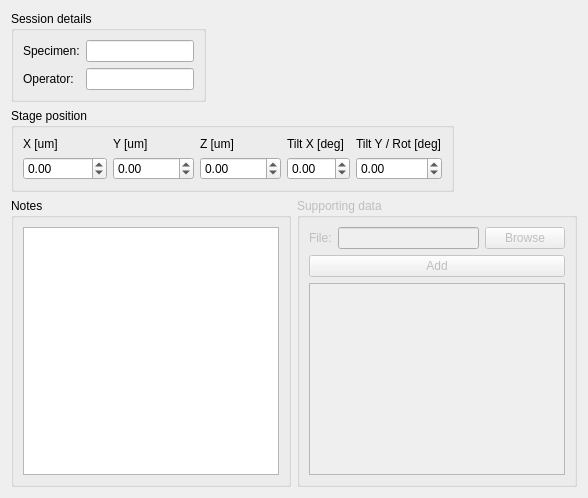
  <widget class="QWizardPage" name="wizardPage">
   <layout class="QVBoxLayout" name="verticalLayout_11">
    <item>
     <widget class="QGroupBox" name="groupBox_6">
      <property name="sizePolicy">
       <sizepolicy hsizetype="Maximum" vsizetype="Preferred">
        <horstretch>0</horstretch>
        <verstretch>0</verstretch>
       </sizepolicy>
      </property>
      <property name="title">
       <string>Session details</string>
      </property>
      <layout class="QGridLayout" name="gridLayout_6">
       <item row="3" column="1">
        <widget class="QLineEdit" name="lineEdit_3"/>
       </item>
       <item row="0" column="1">
        <widget class="QLineEdit" name="lineEdit_2"/>
       </item>
       <item row="0" column="0">
        <widget class="QLabel" name="label_4">
         <property name="text">
          <string>Specimen:</string>
         </property>
        </widget>
       </item>
       <item row="3" column="0">
        <widget class="QLabel" name="label_9">
         <property name="text">
          <string>Operator:</string>
         </property>
        </widget>
       </item>
      </layout>
     </widget>
    </item>
    <item>
     <widget class="QGroupBox" name="groupBox_9">
      <property name="sizePolicy">
       <sizepolicy hsizetype="Maximum" vsizetype="Preferred">
        <horstretch>0</horstretch>
        <verstretch>0</verstretch>
       </sizepolicy>
      </property>
      <property name="title">
       <string>Stage position</string>
      </property>
      <layout class="QGridLayout" name="gridLayout_4">
       <item row="0" column="2">
        <widget class="QLabel" name="label_12">
         <property name="text">
          <string>Z [um]</string>
         </property>
        </widget>
       </item>
       <item row="0" column="3">
        <widget class="QLabel" name="label_13">
         <property name="text">
          <string>Tilt X [deg]</string>
         </property>
        </widget>
       </item>
       <item row="2" column="3" colspan="2">
        <widget class="QDoubleSpinBox" name="doubleSpinBox_4">
         <property name="minimum">
          <double>-90.000000000000000</double>
         </property>
         <property name="maximum">
          <double>90.000000000000000</double>
         </property>
        </widget>
       </item>
       <item row="0" column="1">
        <widget class="QLabel" name="label_11">
         <property name="text">
          <string>Y [um]</string>
         </property>
        </widget>
       </item>
       <item row="2" column="0">
        <widget class="QDoubleSpinBox" name="doubleSpinBox">
         <property name="minimum">
          <double>-99999.000000000000000</double>
         </property>
         <property name="maximum">
          <double>999999.000000000000000</double>
         </property>
        </widget>
       </item>
       <item row="0" column="0">
        <widget class="QLabel" name="label_10">
         <property name="text">
          <string>X [um]</string>
         </property>
        </widget>
       </item>
       <item row="2" column="1">
        <widget class="QDoubleSpinBox" name="doubleSpinBox_2">
         <property name="minimum">
          <double>-99999.000000000000000</double>
         </property>
         <property name="maximum">
          <double>99999.000000000000000</double>
         </property>
        </widget>
       </item>
       <item row="2" column="5">
        <widget class="QDoubleSpinBox" name="doubleSpinBox_5">
         <property name="minimum">
          <double>-360.000000000000000</double>
         </property>
         <property name="maximum">
          <double>360.000000000000000</double>
         </property>
        </widget>
       </item>
       <item row="2" column="2">
        <widget class="QDoubleSpinBox" name="doubleSpinBox_3">
         <property name="minimum">
          <double>-99999.000000000000000</double>
         </property>
         <property name="value">
          <double>0.000000000000000</double>
         </property>
        </widget>
       </item>
       <item row="0" column="5">
        <widget class="QLabel" name="label_14">
         <property name="text">
          <string>Tilt Y / Rot [deg]</string>
         </property>
        </widget>
       </item>
      </layout>
     </widget>
    </item>
    <item>
     <layout class="QHBoxLayout" name="horizontalLayout_7">
      <item>
       <widget class="QGroupBox" name="groupBox_7">
        <property name="sizePolicy">
         <sizepolicy hsizetype="Maximum" vsizetype="Preferred">
          <horstretch>0</horstretch>
          <verstretch>0</verstretch>
         </sizepolicy>
        </property>
        <property name="title">
         <string>Notes</string>
        </property>
        <layout class="QVBoxLayout" name="verticalLayout_5">
         <item>
          <widget class="QPlainTextEdit" name="plainTextEdit"/>
         </item>
        </layout>
       </widget>
      </item>
      <item>
       <widget class="QGroupBox" name="groupBox_8">
        <property name="enabled">
         <bool>false</bool>
        </property>
        <property name="title">
         <string>Supporting data</string>
        </property>
        <layout class="QVBoxLayout" name="verticalLayout_10">
         <item>
          <layout class="QVBoxLayout" name="verticalLayout_9">
           <item>
            <layout class="QHBoxLayout" name="horizontalLayout_6">
             <item>
              <widget class="QLabel" name="label_15">
               <property name="text">
                <string>File:</string>
               </property>
              </widget>
             </item>
             <item>
              <widget class="QLineEdit" name="lineEdit_4"/>
             </item>
             <item>
              <widget class="QPushButton" name="pushButton_5">
               <property name="text">
                <string>Browse</string>
               </property>
              </widget>
             </item>
            </layout>
           </item>
           <item>
            <widget class="QPushButton" name="pushButton_6">
             <property name="text">
              <string>Add</string>
             </property>
            </widget>
           </item>
          </layout>
         </item>
         <item>
          <widget class="QListWidget" name="listWidget"/>
         </item>
        </layout>
       </widget>
      </item>
     </layout>
    </item>
   </layout>
  </widget>
